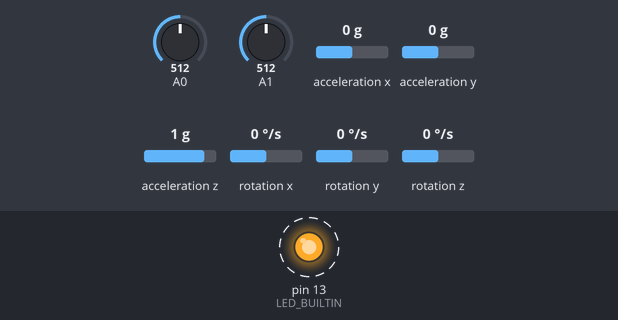
This program was run on a simulated Arduino Uno, built with avr-gcc and run on an emulated ATmega328P. On the bench: output pins drawn as LEDs (lit = HIGH). Dashed ring = blinking. The inputs (shaded band) are chosen by the test bench; at power-on: A0 = 512, A1 = 512, acceleration x 0 g, acceleration y 0 g, acceleration z 1 g, rotation x 0 °/s, rotation y 0 °/s, rotation z 0 °/s. What the program prints to the serial monitor is not drawn.

Above: at 0.07 s.
Timing chart, 0 to 3.0 s (numbered marks = the images above):
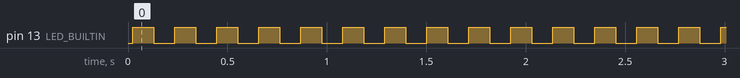

Measured:
- by itself, pin 13 (LED_BUILTIN): alternates HIGH for 0.11 s and LOW for 0.11 s

The program:

main.cpp
```cpp
/**
 * Crane controller driver
 */
#include <Arduino.h>
// I2Cdev and MPU6050 must be installed as libraries, or else the .cpp/.h files
// for both classes must be in the include path of your project
#include "I2Cdev.h"
#include "MPU6050.h"

// Arduino Wire library is required if I2Cdev I2CDEV_ARDUINO_WIRE implementation
// is used in I2Cdev.h
#if I2CDEV_IMPLEMENTATION == I2CDEV_ARDUINO_WIRE
    #include "Wire.h"
#endif
// Rate of reading sensor data
#define TICK_RATE 100
// class default I2C address is 0x68
// specific I2C addresses may be passed as a parameter here
// AD0 low = 0x68 (default for InvenSense evaluation board)
// AD0 high = 0x69
MPU6050 mpu;
//MPU6050 accelgyro(0x69); // <-- use for AD0 high
//MPU6050 accelgyro(0x68, &Wire1); // <-- use for AD0 low, but 2nd Wire (TWI/I2C) object
int16_t accelerometer_x, accelerometer_y, accelerometer_z;
int16_t gyroscope_x, gyroscope_y, gyroscope_z;
// LED state for switching onboard LED
bool ledState = false;

void setup_gyroscope() {
  // join I2C bus (I2Cdev library doesn't do this automatically)
    #if I2CDEV_IMPLEMENTATION == I2CDEV_ARDUINO_WIRE
        Wire.begin();
    #elif I2CDEV_IMPLEMENTATION == I2CDEV_BUILTIN_FASTWIRE
        Fastwire::setup(400, true);
    #endif

    // initialize device
    Serial.println("Initializing I2C devices...");
    mpu.initialize();

    // verify connection
    Serial.println("Testing device connections...");
    Serial.println(mpu.testConnection() ? "MPU6050 connection successful" : "MPU6050 connection failed");

    // use the code below to change accel/gyro offset values
    /*
    Serial.println("Updating internal sensor offsets...");
    // -76	-2359	1688	0	0	0
    Serial.print(mpu.getXAccelOffset()); Serial.print("\t"); // -76
    Serial.print(mpu.getYAccelOffset()); Serial.print("\t"); // -2359
    Serial.print(mpu.getZAccelOffset()); Serial.print("\t"); // 1688
    Serial.print(mpu.getXGyroOffset()); Serial.print("\t"); // 0
    Serial.print(mpu.getYGyroOffset()); Serial.print("\t"); // 0
    Serial.print(mpu.getZGyroOffset()); Serial.print("\t"); // 0
    Serial.print("\n");
    mpu.setXGyroOffset(220);
    mpu.setYGyroOffset(76);
    mpu.setZGyroOffset(-85);
    Serial.print(mpu.getXAccelOffset()); Serial.print("\t"); // -76
    Serial.print(mpu.getYAccelOffset()); Serial.print("\t"); // -2359
    Serial.print(mpu.getZAccelOffset()); Serial.print("\t"); // 1688
    Serial.print(mpu.getXGyroOffset()); Serial.print("\t"); // 0
    Serial.print(mpu.getYGyroOffset()); Serial.print("\t"); // 0
    Serial.print(mpu.getZGyroOffset()); Serial.print("\t"); // 0
    Serial.print("\n");
    */
}

void setup()
{
  // initialize LED digital pin as an output.
  pinMode(LED_BUILTIN, OUTPUT);
  pinMode(7, INPUT_PULLUP); //set pin 7 as an input and enable the internal pull-up resistor
  // initialize serial communication
  // (38400 chosen because it works as well at 8MHz as it does at 16MHz, but
  // it's really up to you depending on your project)
  Serial.begin(38400);
  setup_gyroscope();
}

void read_and_print_joystick_state() {
  int x = analogRead(A0);	// read X axis value [0..1023]
  int y = analogRead(A1);	// read Y axis value [0..1023]
  // Joystick data - line protocol somewhat
  Serial.println("controller x=" + String(x) + ",y=" + String(y));
}

void switch_builtin_led() {
  ledState = !ledState;
  // turn the LED off by making the voltage LOW
  digitalWrite(LED_BUILTIN, ledState);
}

void read_and_print_gyroscope_state() {
    mpu.getAcceleration(&accelerometer_x, &accelerometer_y, &accelerometer_z);
    mpu.getRotation(&gyroscope_x, &gyroscope_y, &gyroscope_z);

    // Gyro data - line protocol somewhat
    Serial.println("accel x=" + String(accelerometer_x) + ",y=" + String(accelerometer_y) + ",z=" + String(accelerometer_z));
    Serial.println("gyro x=" + String(gyroscope_x) + ",y=" + String(gyroscope_y) + ",z=" + String(gyroscope_z));
}

void loop() {
  read_and_print_gyroscope_state();
  read_and_print_joystick_state();
  switch_builtin_led();
   // wait for TICK_RATE
  delay(TICK_RATE);
}
```
